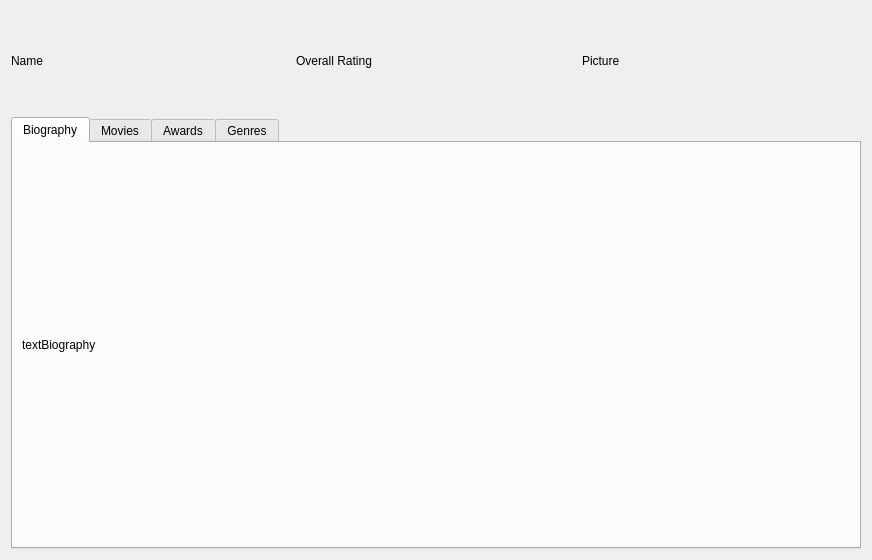
<?xml version="1.0" encoding="UTF-8"?>
<ui version="4.0">
 <class>Actor</class>
 <widget class="QWidget" name="Actor">
  <property name="geometry">
   <rect>
    <x>0</x>
    <y>0</y>
    <width>872</width>
    <height>560</height>
   </rect>
  </property>
  <property name="windowTitle">
   <string>Form</string>
  </property>
  <layout class="QVBoxLayout" name="verticalLayout_6">
   <item>
    <layout class="QVBoxLayout" name="verticalLayout">
     <item>
      <layout class="QHBoxLayout" name="horizontalLayout">
       <item>
        <widget class="QLabel" name="name">
         <property name="text">
          <string>Name</string>
         </property>
        </widget>
       </item>
       <item>
        <widget class="QLabel" name="rating">
         <property name="text">
          <string>Overall Rating</string>
         </property>
        </widget>
       </item>
       <item>
        <widget class="QLabel" name="picture">
         <property name="minimumSize">
          <size>
           <width>30</width>
           <height>100</height>
          </size>
         </property>
         <property name="text">
          <string>Picture</string>
         </property>
        </widget>
       </item>
      </layout>
     </item>
     <item>
      <widget class="QTabWidget" name="Information">
       <property name="currentIndex">
        <number>0</number>
       </property>
       <widget class="QWidget" name="biography">
        <attribute name="title">
         <string>Biography</string>
        </attribute>
        <layout class="QVBoxLayout" name="verticalLayout_2">
         <item>
          <layout class="QVBoxLayout" name="verticalLayout_2">
           <item>
            <widget class="QLabel" name="textBiography">
             <property name="text">
              <string>textBiography</string>
             </property>
            </widget>
           </item>
          </layout>
         </item>
        </layout>
       </widget>
       <widget class="QWidget" name="movies">
        <attribute name="title">
         <string>Movies</string>
        </attribute>
        <layout class="QVBoxLayout" name="verticalLayout_4">
         <item>
          <layout class="QVBoxLayout" name="verticalLayout_3">
           <item>
            <widget class="QTableView" name="tableMovies"/>
           </item>
          </layout>
         </item>
        </layout>
       </widget>
       <widget class="QWidget" name="awards">
        <attribute name="title">
         <string>Awards</string>
        </attribute>
        <layout class="QVBoxLayout" name="verticalLayout_9">
         <item>
          <layout class="QVBoxLayout" name="verticalLayout_8">
           <item>
            <widget class="QTableView" name="tableAwards"/>
           </item>
          </layout>
         </item>
        </layout>
       </widget>
       <widget class="QWidget" name="genres">
        <property name="accessibleName">
         <string/>
        </property>
        <attribute name="title">
         <string>Genres</string>
        </attribute>
        <layout class="QVBoxLayout" name="verticalLayout_7">
         <item>
          <layout class="QVBoxLayout" name="verticalLayout_5">
           <item>
            <widget class="QTableView" name="tableGenres"/>
           </item>
          </layout>
         </item>
        </layout>
       </widget>
      </widget>
     </item>
    </layout>
   </item>
  </layout>
 </widget>
 <resources/>
 <connections/>
</ui>
